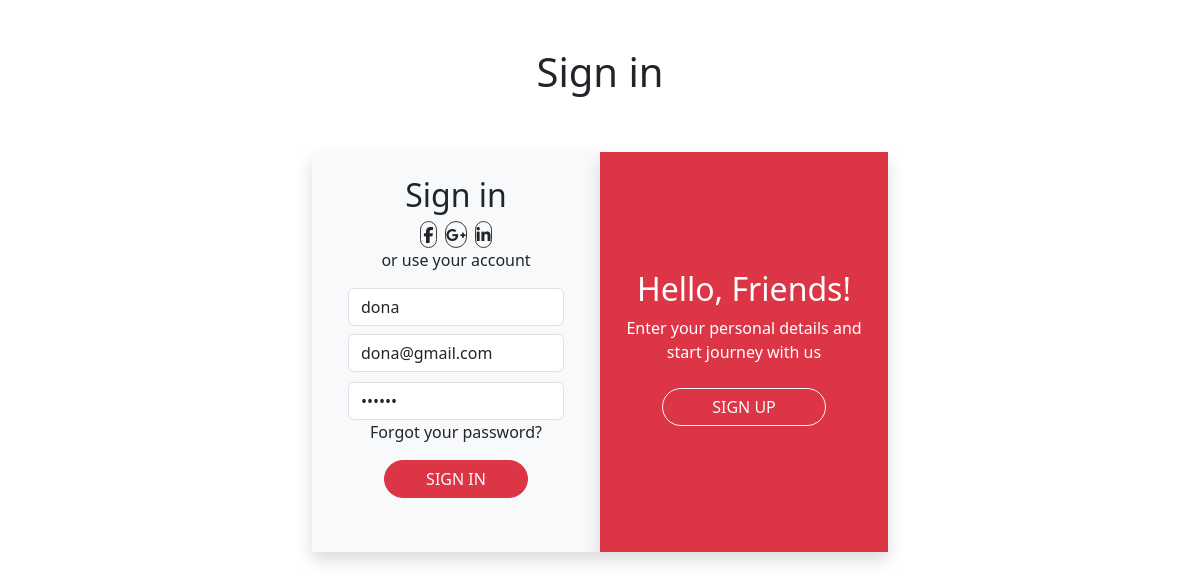
The page /update_user/ on the database as committed earlier.
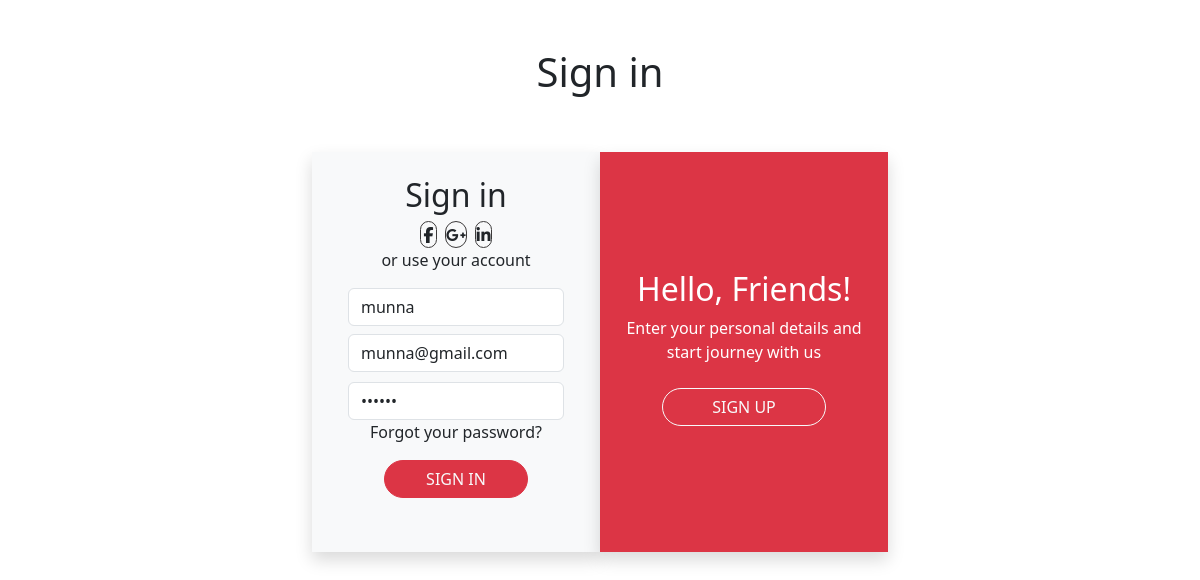
The same page on the database as committed later.
### login_page/models.py (models this page shows)
class loginMode(models.Model):
    name = models.CharField(max_length=30)
    email = models.CharField(max_length=20)
    password = models.IntegerField(null=False)

### login_page/views.py (the view, shortened to what this page needs)
# urls.py: path('update_user/',Updatelogin.as_view()),
class Updatelogin(View):
    def get(self,request):
         emp_data = loginMode.objects.get(id = 1)
         return render(request,"user_update.html",{"emp_data":emp_data})

### login_page/templates/user_update.html (shortened to what this page needs)
<html lang="en">
  <head>
    <link
      href="https://cdn.jsdelivr.net/npm/bootstrap@5.3.7/dist/css/bootstrap.min.css"
      rel="stylesheet"
    />
    <link
      rel="stylesheet"
      href="https://cdnjs.cloudflare.com/ajax/libs/font-awesome/6.7.2/css/all.min.css"
    />
  </head>
  <body style="width: 100vw; height: 100vh;background-color: white;">
    <h1 class="d-flex justify-content-center p-5">Sign in</h1>
    <div class="container border-success w-50 h-50 d-flex ">
      <div class="left w-50 h-100 bg-light shadow">
        <form action="" method="post">
          <h2 class="d-flex justify-content-center p-4">Sign in</h2>
          <div style="margin-top: -25px;" class="d-flex justify-content-center ">
            <div style="gap: 8px;" class=" d-flex justify-content-between  w-25 ">
            <div style="
                border: 1px solid rgb(60, 58, 58);
                width: 30px;
                height: 27px; "
              class="rounded-pill d-flex justify-content-center align-items-center"><i class="fa-brands fa-facebook-f"></i></div>
            <div style="
                border: 1px solid rgb(60, 58, 58);
                width: 30px;
                height:27px; "
              class="rounded-pill d-flex justify-content-center align-items-center"><i class="fa-brands fa-google-plus-g"></i></div>
            <div style="
                border: 1px solid rgb(60, 58, 58);
                width: 30px;
                height: 27px; "
              class="rounded-pill d-flex justify-content-center align-items-center"><i class="fa-brands fa-linkedin-in"></i></div>
          </div></div>
          <p class="d-flex justify-content-center">or use your account</p>
                    <div class="d-flex justify-content-center">
            <input value="{{emp_data.name}}"   name="username" type="name" placeholder="name" class="w-75 form-control" />
          </div>
          <div class="d-flex justify-content-center mt-2">
            <input value="{{emp_data.email}}"  name="useremail" type="email" placeholder="email" class="w-75 form-control" />
          </div>
          <div style="margin-top: 10px" class="d-flex justify-content-center">
            <input value="{{emp_data.password}}" name="userpassword"
              type="password"
              placeholder="Password"
              class="w-75 form-control"
            />
          </div>
          <p class="d-flex justify-content-center">Forgot your password?</p>
          <div style="margin-top: 10px" class="d-flex justify-content-center">
            <button class="btn btn-danger text-light w-50 rounded-pill">
              SIGN IN
            </button>
          </div>
        </form>
      </div>
      <div class="right shadow bg-danger w-50 d-flex align-items-center justify-content-center">
<div>
        <h2 class="text-center text-white">Hello, Friends!</h2>
        <p class="text-center text-white fs-6">Enter your personal details and <br> start journey with us</p>
        <div class="d-flex justify-content-center p-2">
            <button type="submit" class="btn btn-outline-light w-75 rounded-pill">
              SIGN UP
            </button>
          </div>
</div>
      </div>
    </div>
  </body>
</html>

Rows that differ between the two databases and show on the page:
changed loginMode: username "dona" → "munna"; useremail "dona@gmail.com" → "munna@gmail.com"
